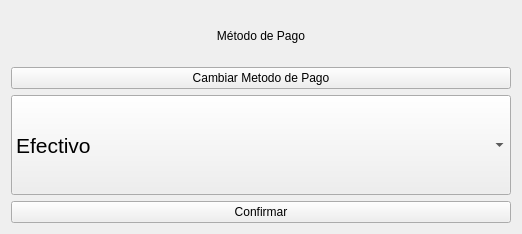
                  <widget class="QWidget" name="Pago_4">
                   <layout class="QVBoxLayout" name="verticalLayout">
                    <item>
                     <widget class="QLabel" name="LabelPago">
                      <property name="minimumSize">
                       <size>
                        <width>500</width>
                        <height>50</height>
                       </size>
                      </property>
                      <property name="maximumSize">
                       <size>
                        <width>16777215</width>
                        <height>50</height>
                       </size>
                      </property>
                      <property name="text">
                       <string>Método de Pago</string>
                      </property>
                      <property name="alignment">
                       <set>Qt::AlignCenter</set>
                      </property>
                     </widget>
                    </item>
                    <item>
                     <widget class="QPushButton" name="CambiarPago">
                      <property name="text">
                       <string>Cambiar Metodo de Pago</string>
                      </property>
                     </widget>
                    </item>
                    <item>
                     <widget class="QComboBox" name="MetodosPago">
                      <property name="minimumSize">
                       <size>
                        <width>0</width>
                        <height>100</height>
                       </size>
                      </property>
                      <property name="font">
                       <font>
                        <family>Arial</family>
                        <pointsize>16</pointsize>
                       </font>
                      </property>
                      <item>
                       <property name="text">
                        <string>Efectivo</string>
                       </property>
                      </item>
                      <item>
                       <property name="text">
                        <string>Tarjeta</string>
                       </property>
                      </item>
                      <item>
                       <property name="text">
                        <string>Cuenta Bancaria</string>
                       </property>
                      </item>
                     </widget>
                    </item>
                    <item>
                     <widget class="QPushButton" name="ConfirmarPago">
                      <property name="text">
                       <string>Confirmar</string>
                      </property>
                     </widget>
                    </item>
                   </layout>
                  </widget>
